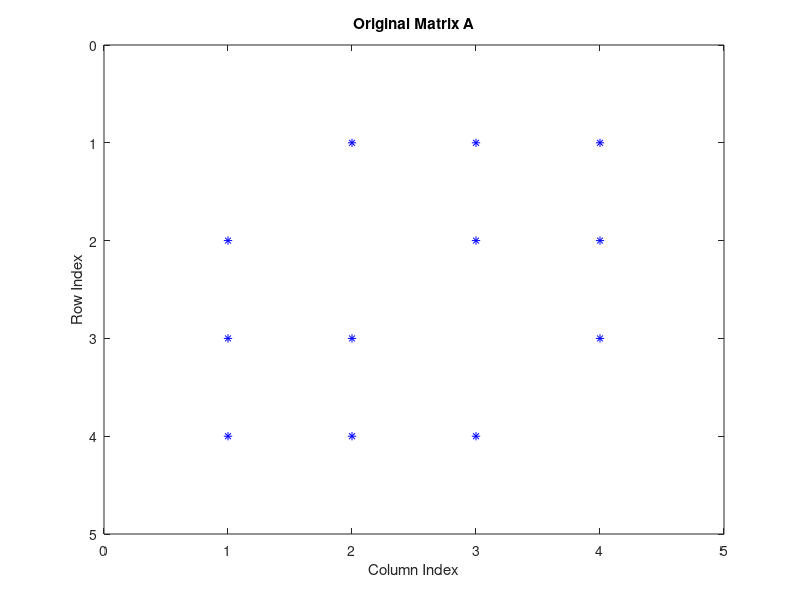
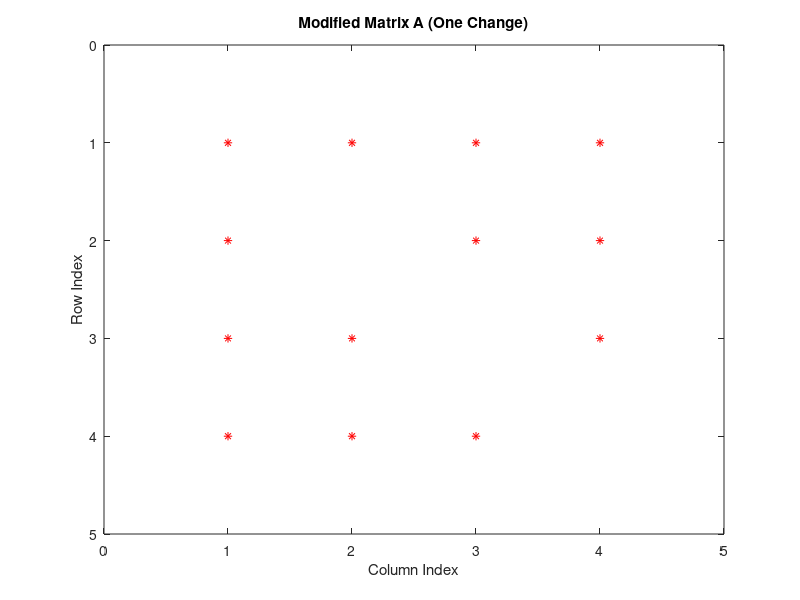
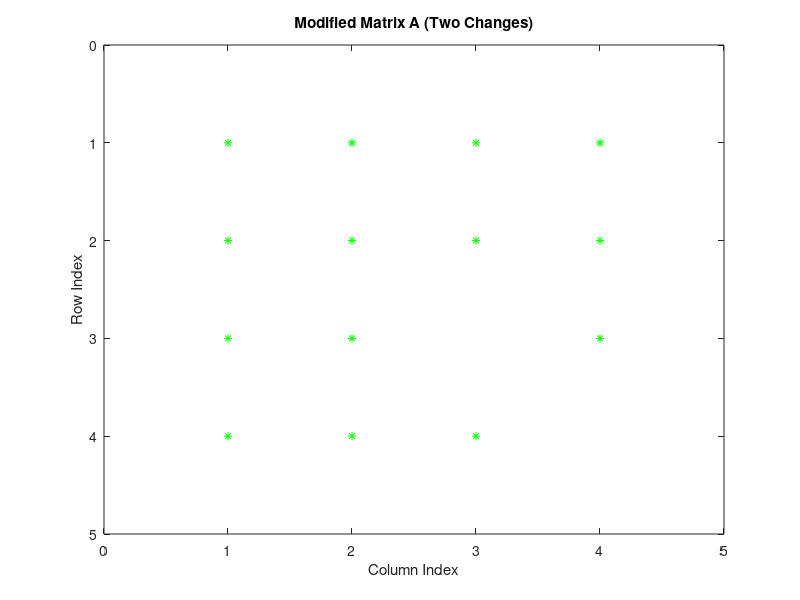
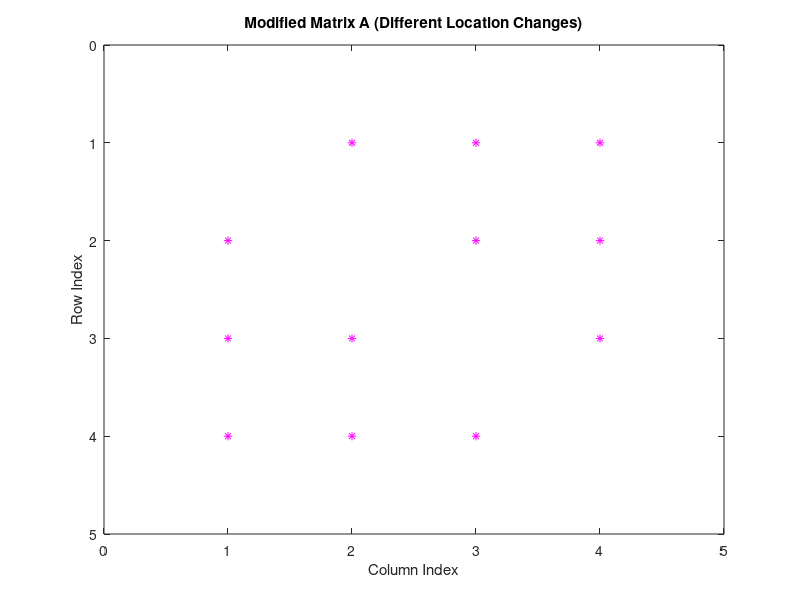

Reproduce these figures in MATLAB, in order.
% Define the 4x4 matrix
A = [0 1 1 1; 
     1 0 1 1; 
     1 1 0 1; 
     1 1 1 0];

% Display the matrix
disp('Matrix A:');
disp(A);

% Calculate eigenvectors and eigenvalues
[eigenvectors, eigenvalues] = eig(A);

% Display eigenvectors
disp('Eigenvectors:');
disp(eigenvectors);

% Display eigenvalues
disp('Eigenvalues:');
disp(diag(eigenvalues));

% Replace one of the 0's with 2
A_modified = A;
A_modified(1,1) = 2;

% Display the modified matrix
disp('Modified Matrix A:');
disp(A_modified);

% Calculate eigenvectors and eigenvalues for the modified matrix
[eigenvectors_modified, eigenvalues_modified] = eig(A_modified);

% Display modified eigenvectors
disp('Modified Eigenvectors:');
disp(eigenvectors_modified);

% Display modified eigenvalues
disp('Modified Eigenvalues:');
disp(diag(eigenvalues_modified));

% Replace two of the 0's with 3 and -1
A_modified_two = A;
A_modified_two(1,1) = 3;
A_modified_two(2,2) = -1;

% Display the modified matrix with two changes
disp('Matrix A with Two Changes:');
disp(A_modified_two);

% Calculate eigenvectors and eigenvalues for the modified matrix
[eigenvectors_modified_two, eigenvalues_modified_two] = eig(A_modified_two);

% Display modified eigenvectors
disp('Modified Eigenvectors with Two Changes:');
disp(eigenvectors_modified_two);

% Display modified eigenvalues
disp('Modified Eigenvalues with Two Changes:');
disp(diag(eigenvalues_modified_two));

% Replace two of the 0's at different locations (positive and negative)
A_modified_different_location = A;
A_modified_different_location(1,2) = 3; % Positive value
A_modified_different_location(3,4) = -2; % Negative value

% Display the modified matrix with different location changes
disp('Matrix A with Different Location Changes:');
disp(A_modified_different_location);

% Calculate eigenvectors and eigenvalues for the modified matrix
[eigenvectors_modified_diff_loc, eigenvalues_modified_diff_loc] = eig(A_modified_different_location);

% Display modified eigenvectors
disp('Modified Eigenvectors with Different Location Changes:');
disp(eigenvectors_modified_diff_loc);

% Display modified eigenvalues
disp('Modified Eigenvalues with Different Location Changes:');
disp(diag(eigenvalues_modified_diff_loc));

% Display chemical structures for each case
% As the changes in the matrix are abstract, there's no straightforward chemical structure to visualize.
% However, you can plot something to represent the changes if desired.
% For simplicity, let's plot the original matrix A and the modified versions with different colors.

% Plot original matrix A
figure;
spy(A, 'b');
title('Original Matrix A');
xlabel('Column Index');
ylabel('Row Index');

% Plot modified matrix A
figure;
spy(A_modified, 'r');
title('Modified Matrix A (One Change)');
xlabel('Column Index');
ylabel('Row Index');

% Plot modified matrix A with two changes
figure;
spy(A_modified_two, 'g');
title('Modified Matrix A (Two Changes)');
xlabel('Column Index');
ylabel('Row Index');

% Plot modified matrix A with different location changes
figure;
spy(A_modified_different_location, 'm');
title('Modified Matrix A (Different Location Changes)');
xlabel('Column Index');
ylabel('Row Index');